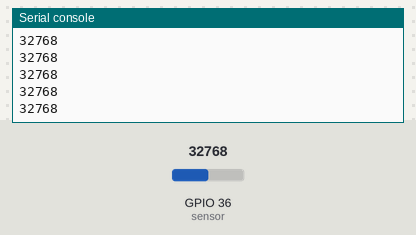
Simulated run of this program. Board: ESP32 board running MicroPython. Parts: the last lines printed to the serial console. Inputs (shaded band) come from the test bench; at power-on: GPIO 36 (sensor) = 32768 (analog values on the 0–65535 scale).

Above: at 1.2 s.
1.3 s: GPIO 36 (sensor) set to 45874
At 1.56 s:
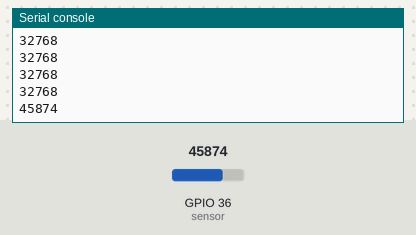
2.8 s: GPIO 36 (sensor) set to 57670
At 2.96 s:
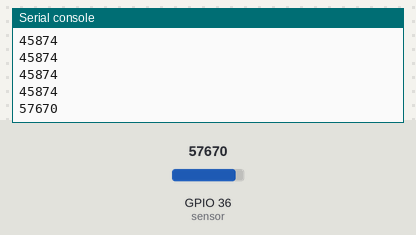
Timing chart, 0 to 5.8 s (numbered marks = the images above; inputs shaded):
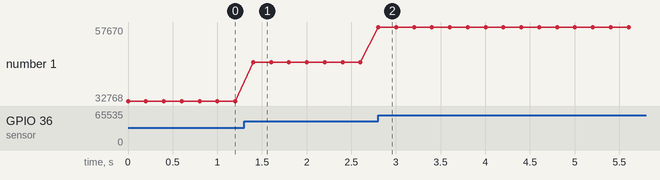

Measured:
- after the input at 1.3 s, the serial console: prints a new line after 0.10 s (image 1)
- after the input at 2.8 s, the serial console: prints a new line at once (image 2)
- plotted number 1: 32768 → 45874 after the input at 1.3 s, 45874 → 57670 after the input at 2.8 s

The program:

lab2_jh5185_bk3038_yf2768_check1_TASK3.py
```python
#Task 3:
# Connect the analog light sensor to the ADC input to the HUZZAH board and sample
# at 1 Hz (1 sample per second). You will see that values you read out will be an integer
# number. Try varying the readings from the light sensor by placing your finger on the
# sensor and removing it. You can see what values you are getting by printing to the
# serial port.
from machine import Pin, PWM, ADC
import time
sensor = ADC(Pin(36))
sensor.atten(ADC.ATTN_11DB)

while True:
    print(sensor.read_u16())
    time.sleep_ms(200)
```
